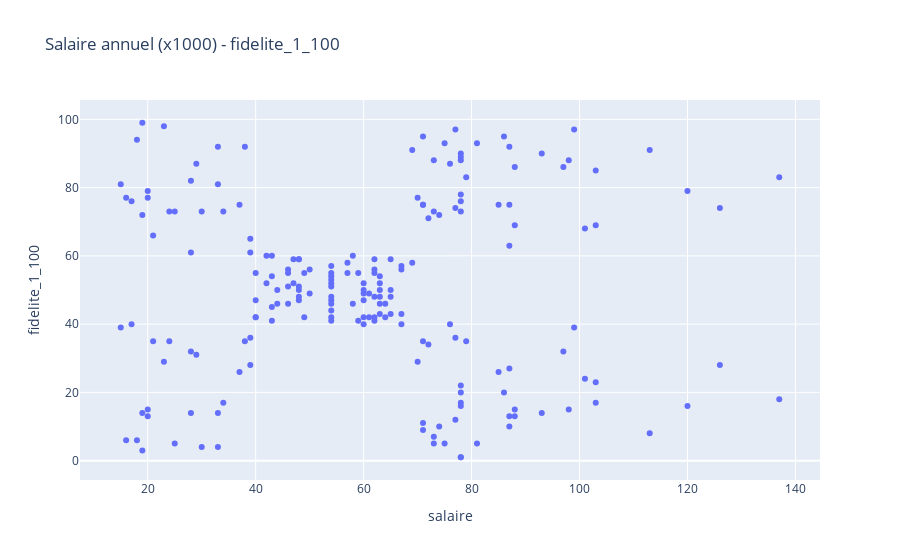

Write notebook code for a chart like this one.
### Code cell
px.scatter(data_frame = dataset, x = 'salaire', y = 'fidelite_1_100',
          title = 'Salaire annuel (x1000) - fidelite_1_100', )

### Figure 1 — Plotly figure (JSON) as saved in the notebook; plotly's stock layout.template omitted (floating-point values rounded to 4 significant figures; data arrays with more than 128 entries replaced by an {"elided": "..."} marker saying what was removed)
{"data": [{"hovertemplate": "salaire=%{x}<br>fidelite_1_100=%{y}<extra></extra>", "legendgroup": "", "marker": {"color": "#636efa", "symbol": "circle"}, "mode": "markers", "name": "", "orientation": "v", "showlegend": false, "type": "scatter", "x": {"elided": "200 int values"}, "xaxis": "x", "y": {"elided": "200 int values"}, "yaxis": "y"}], "layout": {"legend": {"tracegroupgap": 0}, "title": {"text": "Salaire annuel (x1000) - fidelite_1_100"}, "xaxis": {"anchor": "y", "domain": [0, 1], "title": {"text": "salaire"}}, "yaxis": {"anchor": "x", "domain": [0, 1], "title": {"text": "fidelite_1_100"}}}}
